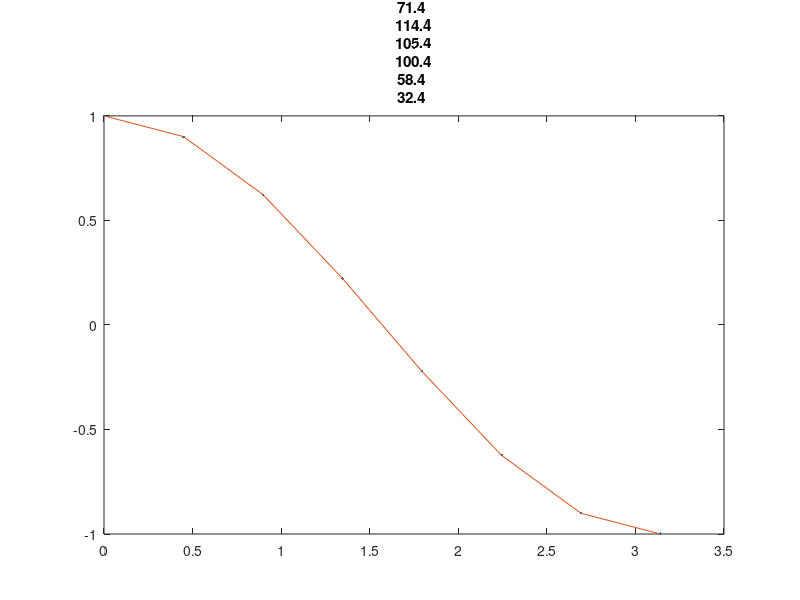

MATLAB code for this plot: (Note: this script raises an error after producing the figure.)
clear all;
a = 0.0;
b = pi;
t0 = a;
y0 = 1.0;

f = @(t,y) -100*y + 100*cos(t) - sin(t);
yd = @(t) cos(t);   % exact solution

method = 'implicit';
% possible methods: 'explicit', 'implicit'

er = [];

for h = [0.4, 0.2, 0.1, 0.05, 0.025, 0.0125]
    n = abs(a - b) / h;    % calculate number of steps based on step size and total time
    t = linspace(a, b, n + 1);

    ydd = zeros(1, round(n));   % exact values at times k * h
    for k = 1:n+1
        ydd(k) = yd(t(k));
    end
 
    switch method
        case 'explicit'
            ya = [];
            ya(1) = y0;
            for k = 1:n
                yar = ya(k) + h*f(t(k), ya(k));
                ya = [ya, yar];
            end

        case 'implicit'
            ya = [];
            ya(1) = y0;
            for k = 1:n
                yar = (ya(k) + h * 100 * cos(t(k+1)) - h * sin(t(k+1))) / (1 + 100*h);
                ya = [ya, yar];
            end

        case 'trapezoidal'
            ya = [];
            ya(1) = y0;
            for k = 1:n
                yar = (2 * ya(k) + h * (100 * cos(t(k)) - sin(t(k)) + 100 * cos(t(k+1)) - sin(t(k+1))))/(2*(1+50 * h));
                ya = [ya, yar];
            end

        case 'midpoint'
            ya = [];
            ya(1) = y0;
            ya(2) = y0 + h * f(t0, y0);
            for k = 2:n
                yar = ya(k-1) + 2 * h * ya(k);
                ya = [ya, yar];
            end
    end

    figure(h*10000);
    plot(t, ya, '.', t, ydd, '-');
    title("Grid: " + h);

    e = max(abs(ya-ydd), [], "all");
    er = [er, e];

    wykl = er(1:length(er)-1)./er(2:length(er));
    alpha = log2(wykl);

    for i = 1:length(alpha)
        fprintf(1, "%f \n", (alpha(i)));
    end
end
